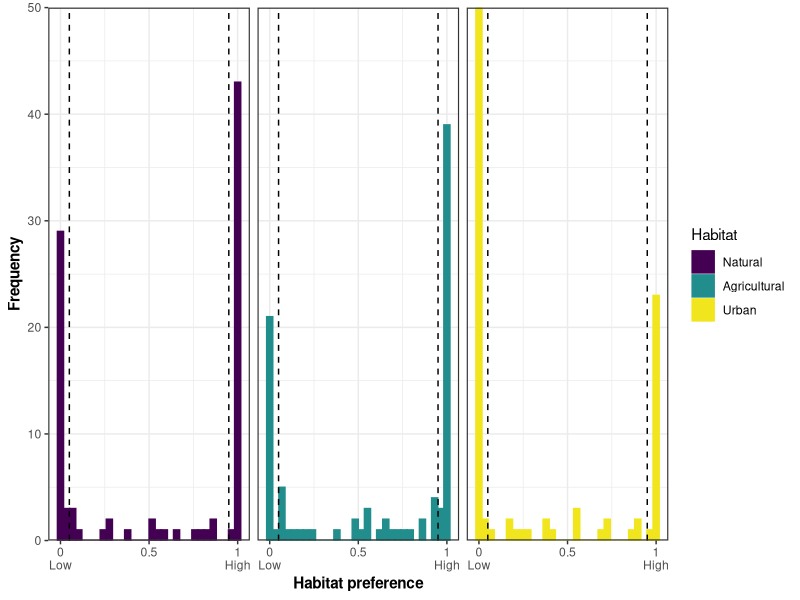

Write the R code that produced this figure.
#Histogram of habitat preferences
#Load libraries
library(tidyverse) 

#Load preferences
preferences_europe = read_csv("Data/Europe_data/preferences_europe.csv") 
preferences_usa = read_csv("Data/Usa_data/preferences_usa.csv") 

#Merge datasets
preferences = bind_rows(preferences_europe, preferences_usa)


#Convert to long to model everything at the same time
long_data = preferences %>% gather(Habitat, Preference, 2:4, -c(Species))

#Relevel for plotting
long_data = long_data %>% 
    mutate(Habitat=fct_relevel(Habitat,c("Natural","Agricultural", "Urban"))) 

labels.minor <- c("Low", "", "High")

#Plot
ggplot(long_data, aes(x=Preference, color= Habitat)) +
    geom_histogram(aes(fill= Habitat)) + 
    xlab("Habitat preference") +
    ylab("Frequency") +
    facet_wrap(~ Habitat) +
    scale_colour_viridis_d(end=0.98)+
    scale_fill_viridis_d(end=0.98) +
    theme_bw()+
    theme(axis.title = element_text(face = "bold"), 
    strip.text.x = element_blank() , strip.background = element_blank(),
    panel.border=element_rect(size=0.8))+
    scale_x_continuous(breaks = seq(from = 0, to = 1, by = 0.5),
                       labels = paste0(c(0,0.5,1), "\n", labels.minor)) +
    scale_y_continuous(expand = c(0, 0))+
    geom_vline(aes(xintercept = 0.05), colour="black", linetype="dashed") +
    geom_vline(aes(xintercept = 0.95), colour="black", linetype="dashed")


